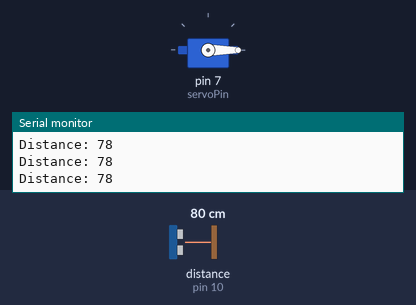
Bench run of a sketch on a simulated Arduino Uno, built with avr-gcc and run on an emulated ATmega328P. Shown: servo, the last lines printed to the serial monitor. Wiring (inferred from the names in the program): ultrasonic range finder: trigger pin 9; echo pin 10. The inputs (shaded band) are chosen by the test bench; at power-on: distance to the obstacle (sensor on pin 10) 80 cm. The echo pulse lasts 58.3 µs per cm.

Above: at 1.2 s.
1.3 s: distance to the obstacle (sensor on pin 10) set to 23 cm
2.8 s: distance to the obstacle (sensor on pin 10) set to 19 cm
At 4.0 s:
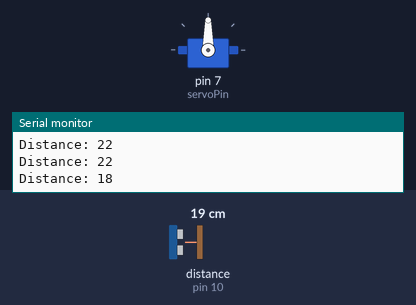
4.4 s: distance to the obstacle (sensor on pin 10) set to 35 cm
At 5.9 s:
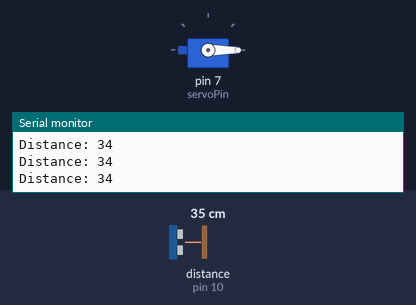
6.6 s: distance to the obstacle (sensor on pin 10) set to 2 cm
At 7.3 s:
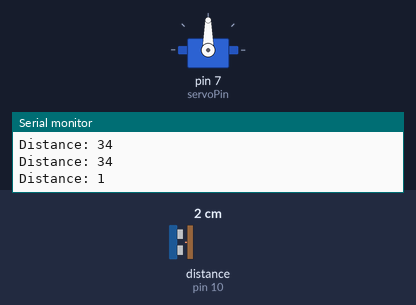
Timing chart, 0 to 9.1 s (numbered marks = the images above; inputs shaded):
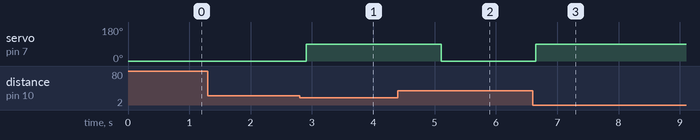

The sketch:

LEDonoff_ultrasonic_sensor.ino
```cpp
#include <Servo.h>

Servo myServo;

const int trigPin = 9;
const int echoPin = 10;
const int servoPin = 7;
const int distanceThreshold = 20; // Distance in cm to trigger the servo
const int delayBetweenStates = 1000; // 1 second delay

void setup() {
  Serial.begin(9600);
  myServo.attach(servoPin);
  pinMode(trigPin, OUTPUT);
  pinMode(echoPin, INPUT);
  myServo.write(0); // Initial position of the servo at 0 degrees
}

void loop() {
  long duration, distance;

  // Clear the trigPin
  digitalWrite(trigPin, LOW);
  delayMicroseconds(2);

  // Trigger the sensor
  digitalWrite(trigPin, HIGH);
  delayMicroseconds(10);
  digitalWrite(trigPin, LOW);

  // Read the echoPin
  duration = pulseIn(echoPin, HIGH);

  // Calculate the distance
  distance = (duration * 0.034) / 2; // Convert to cm

  // Print distance for debugging
  Serial.print("Distance: ");
  Serial.println(distance);

  // Check if a hand is detected within the threshold
  if (distance < distanceThreshold && distance > 0) {
    myServo.write(90); // Move servo to 75 degrees
    delay(delayBetweenStates); // Stay at 75 degrees for 1 second
  } else {
    myServo.write(0); // Move servo back to 0 degrees
  }

  delay(100); // Small delay for stability
}
```

Measured:
- the behaviour switches between 21 and 20 cm on distance to the obstacle (sensor on pin 10) (found by bisection; images 0 and 1)
- after the input at 2.8 s, servo on pin 7 (servoPin): 0° → 90° after 0.10 s
- after the input at 4.4 s, servo on pin 7 (servoPin): 90° → 0° after 0.71 s
- after the input at 6.6 s, servo on pin 7 (servoPin): 0° → 90° after 0.05 s
